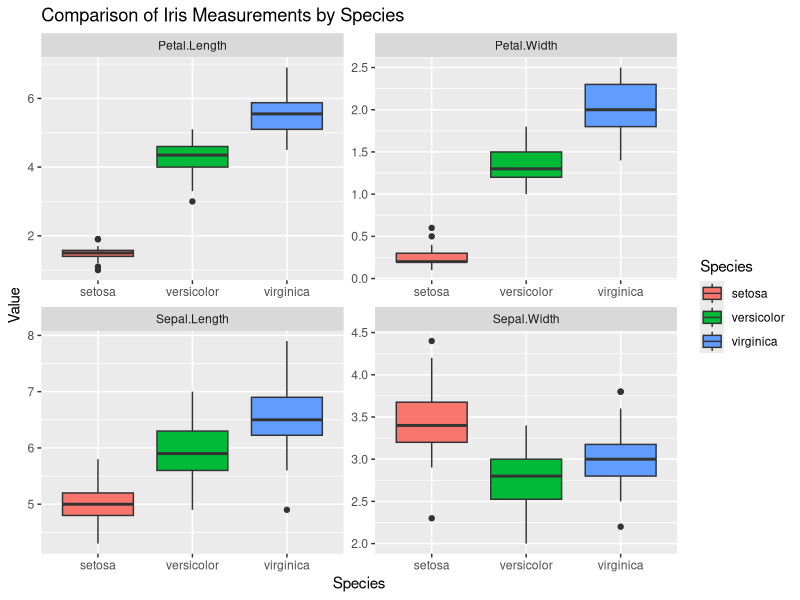
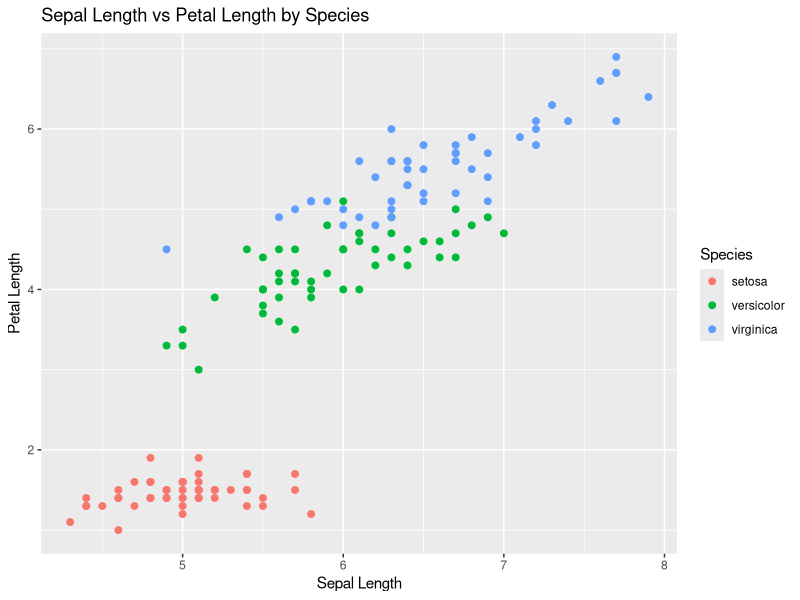
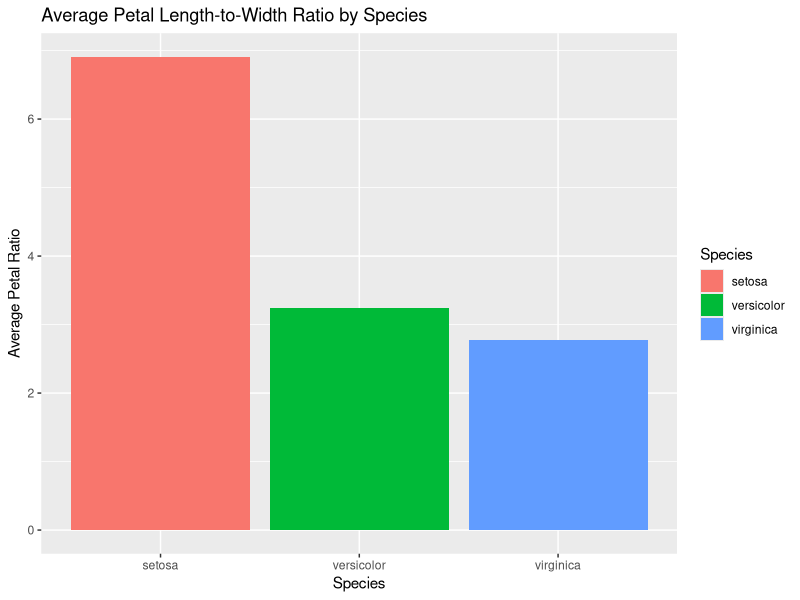

Reproduce these figures in R, in order.
## ---- chunk 1
library(tidyverse)

#Load the data
data(iris)

## Display the first 6 rows of the dataset
head(iris)
## ---- chunk 2
# Group the data by species
# Calculate summary statistics for petal length and petal width
petal_summary <- 
  iris %>%
  group_by(Species) %>%
  summarise(
    mean_petal_length = mean(Petal.Length),
    median_petal_length = median(Petal.Length),
    min_petal_length = min(Petal.Length),
    max_petal_length = max(Petal.Length),
    sd_petal_length = sd(Petal.Length),
    mean_petal_width = mean(Petal.Width),
    median_petal_width = median(Petal.Width),
    min_petal_width = min(Petal.Width),
    max_petal_width = max(Petal.Width),
    sd_petal_width = sd(Petal.Width)
)

# Display the summary table
petal_summary
## ---- chunk 3
# Calculate summary statistics for sepal length and sepal width
sepal_summary <- 
  iris %>%
  group_by(Species) %>%
  summarise(
    mean_sepal_length = mean(Sepal.Length),
    median_sepal_length = median(Sepal.Length),
    min_sepal_length = min(Sepal.Length),
    max_sepal_length = max(Sepal.Length),
    sd_sepal_length = sd(Sepal.Length),
    mean_sepal_width = mean(Sepal.Width),
    median_sepal_width = median(Sepal.Width),
    min_sepal_width = min(Sepal.Width),
    max_sepal_width = max(Sepal.Width),
    sd_sepal_width = sd(Sepal.Width)
  )

# Display the sepal summary table
sepal_summary
## ---- chunk 4
# Reshape the iris dataset into long format
# Create one combined boxplot for all four measurements by species
iris_long <- 
  iris %>%
  pivot_longer(
    cols = c(Sepal.Length, 
             Sepal.Width,
             Petal.Length, 
             Petal.Width),
    names_to = "Measurement",
    values_to = "Value"
)

ggplot(
  iris_long, 
  aes(x = Species, y = Value, fill = Species)
) +
  geom_boxplot() +
  facet_wrap(~ Measurement, scales = "free") +
  labs(
    title = "Comparison of Iris Measurements by Species",
    x = "Species",
    y = "Value"
)
## ---- chunk 5
# Create a scatter plot
ggplot(
  iris, 
  aes(x = Sepal.Length, y = Petal.Length, color = Species)
) +
  geom_point( size = 2) +
  labs(
    title = "Sepal Length vs Petal Length by Species",
    x = "Sepal Length",
    y = "Petal Length"
)
## ---- chunk 6
iris_ratio <- 
  iris %>%
  mutate(petal_ratio = Petal.Length / Petal.Width) %>%
  group_by(Species) %>%
  summarise(
    mean_petal_ratio = mean(petal_ratio),
    median_petal_ratio = median(petal_ratio),
    count = n()
  )

iris_ratio
## ---- chunk 7
ggplot(iris_ratio, aes(x = Species, y = mean_petal_ratio, fill = Species)) +
  geom_col() +
  labs(
    title = "Average Petal Length-to-Width Ratio by Species",
    x = "Species",
    y = "Average Petal Ratio"
  )
